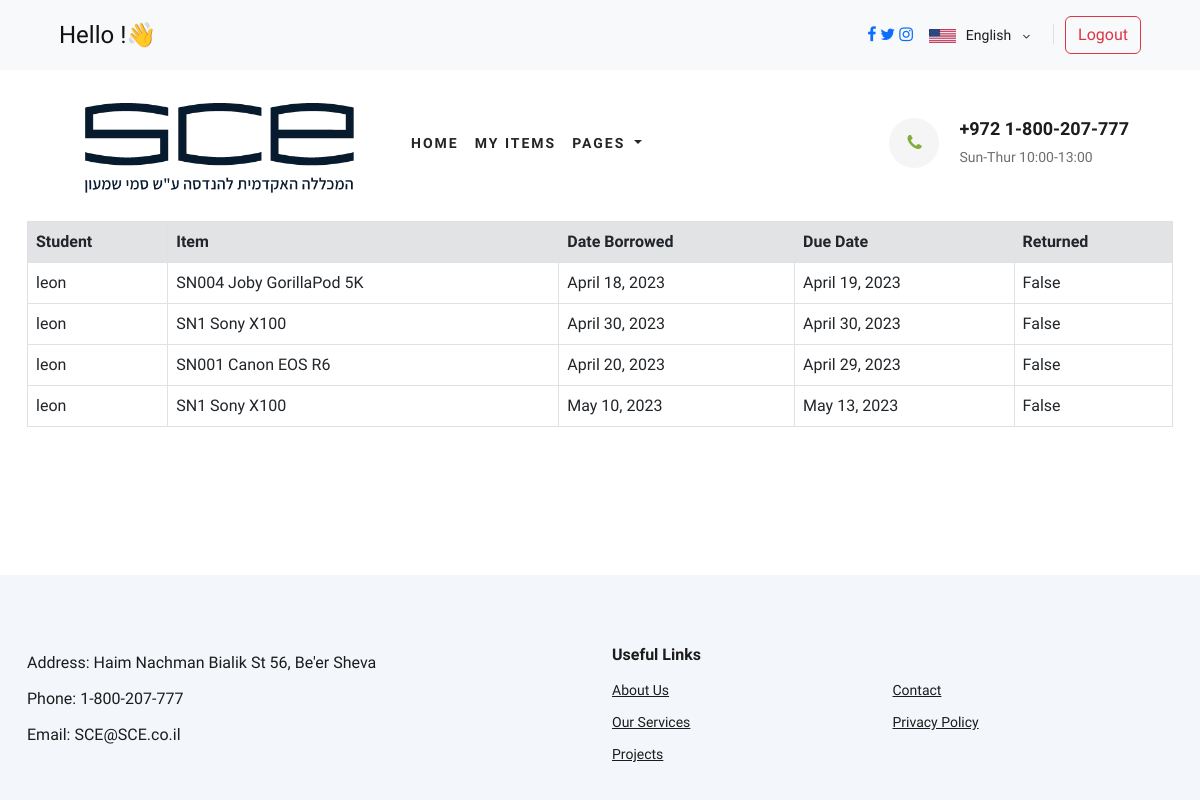
/overdue/, run on an earlier commit of the app's database.
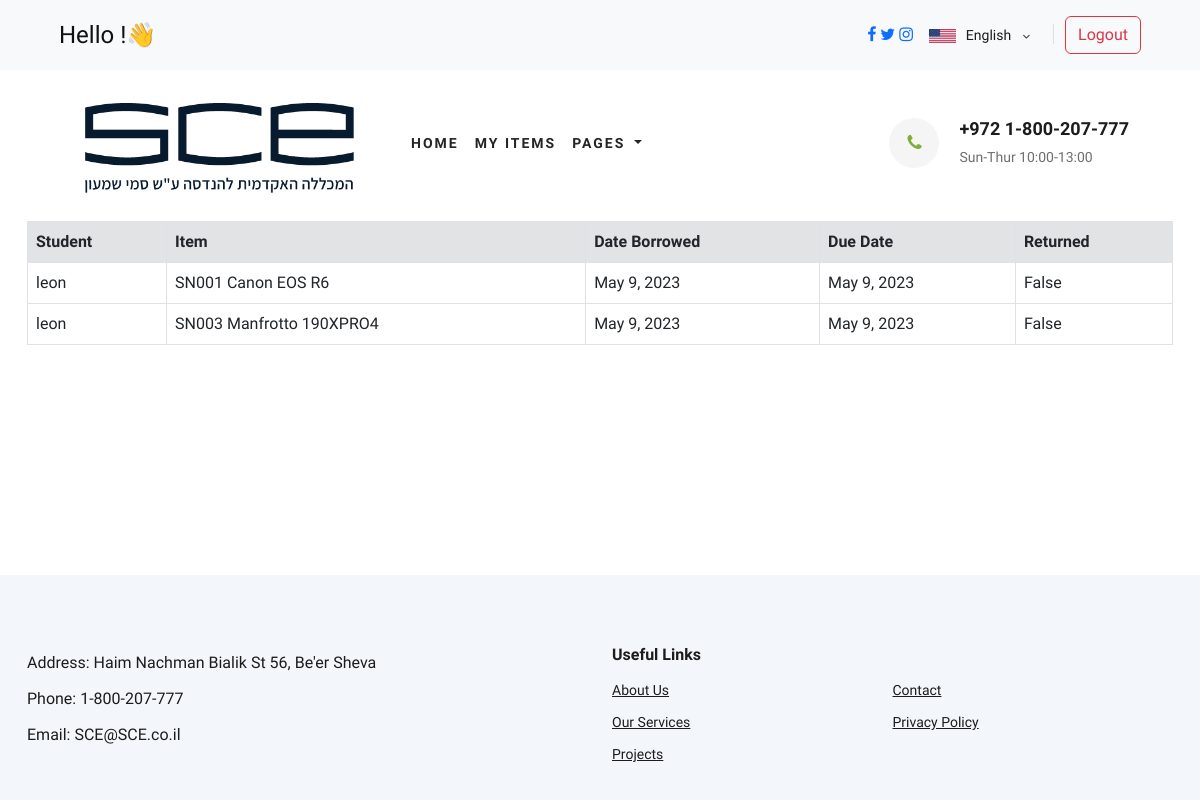
And on a later commit of the database.
### database/models.py (models this page shows, shortened)
class Reservation(models.Model):
    student = models.ForeignKey('Student', on_delete=models.CASCADE)
    item = models.ForeignKey('Equipment', on_delete=models.CASCADE, related_name='item')
    date_from = models.DateField()
    date_to = models.DateField()
    id = models.AutoField(primary_key=True)
    returned = models.BooleanField(default=False)
    statuses = [('B', 'Borrowed'), ('Q', 'In queue'), ('M', 'malfunction'), ('A', 'Available'), ('W', 'Waiting')]
    status = models.CharField(max_length=100, choices=statuses, default=statuses[3])
    class Meta:
        unique_together = ('student', 'item', 'date_from', 'status')

class Student(models.Model):
    full_name = models.CharField(max_length=100)
    id = models.IntegerField(primary_key=True)
    email = models.EmailField(max_length=100)
    phone_number = models.IntegerField()
    password = models.CharField(max_length=100)
    def __str__(self):
        return self.full_name

class Equipment(models.Model):
    serial_number = models.CharField(max_length=100, primary_key=True)
    category = models.ForeignKey('Category', on_delete=models.CASCADE)
    brand = models.CharField(max_length=100)
    model = models.CharField(max_length=100)
    details = models.TextField(max_length=1000)
    image = models.ImageField(upload_to='equipment/', default='default.png')
    is_available = models.BooleanField(default=True)
    def __str__(self):
        return self.serial_number + " " + self.brand + " " + self.model
    class Meta:
        verbose_name_plural = "Equipment"

### main/views.py (the view)
# urls.py: path('overdue/', main.views.overdue, name='overdue'),
def overdue(request):
    today = date.today()
    reservations = Reservation.objects.filter(returned=False, date_to__lt=today)
    context = {'reservations': reservations}
    return render(request, 'overdue.html', context)

### main/processor.py (called while the page is built)
def index(request):
    if request.user.id is None:
        return dict()
    res = Reservation.objects.filter(date_to__lt=date.today(), returned=False)
    if request.user.username == "admin":
        return {'overdue': res.count(), "student": "admin"}
    student = Student.objects.get(email=request.user)
    return {'overdue': res.count(), "student": student}

### main/templates/overdue.html
{% extends 'base.html' %}
{% block content %}
<div class="container">
    <table class="table table-bordered">
        <thead class="thead-dark">
            <tr class="bg-secondary-subtle">
                <th>Student</th>
                <th>Item</th>
                <th>Date Borrowed</th>
                <th>Due Date</th>
                <th>Returned</th>
            </tr>
        </thead>
        <tbody>
            {% for reservation in reservations %}
            <tr>
                <td>{{ reservation.student }}</td>
                <td>{{ reservation.item }}</td>
                <td>{{ reservation.date_from }}</td>
                <td>{{ reservation.date_to }}</td>
                <td>{{ reservation.returned }}</td>
            </tr>
            {% empty %}
                <tr>
                    <td colspan="5" class="">No Overdue Items! 👍</td>
                </tr>
            {% endfor %}
        </tbody>
    </table>
</div>
{% endblock %}

What changed in the data, as far as the page shows it:
removed Reservation: student "leon", item "SN004 Joby GorillaPod 5K", date_from "April 18, 2023", date_to "April 19, 2023", returned "False"
removed Reservation: student "leon", item "SN1 Sony X100", date_from "April 30, 2023", date_to "April 30, 2023", returned "False"
removed Reservation: student "leon", item "SN001 Canon EOS R6", date_from "April 20, 2023", date_to "April 29, 2023", returned "False"
removed Reservation: student "leon", item "SN1 Sony X100", date_from "May 10, 2023", date_to "May 13, 2023", returned "False"
added Reservation: student "leon", item "SN001 Canon EOS R6", date_from "May 9, 2023", date_to "May 9, 2023", returned "False"
added Reservation: student "leon", item "SN003 Manfrotto 190XPRO4", date_from "May 9, 2023", date_to "May 9, 2023", returned "False"
